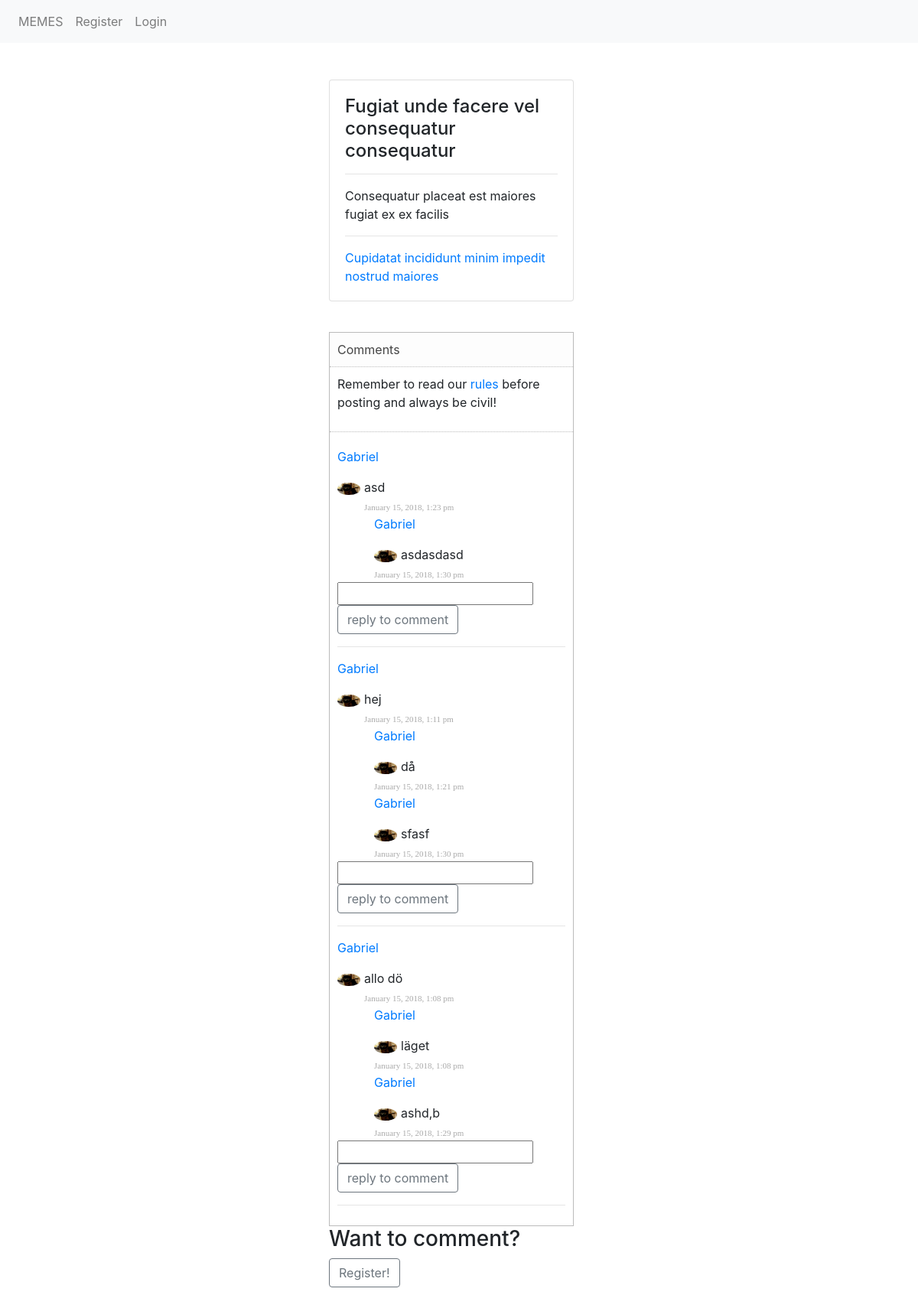
/comments.php?id=50, run on an earlier commit of the app's database.
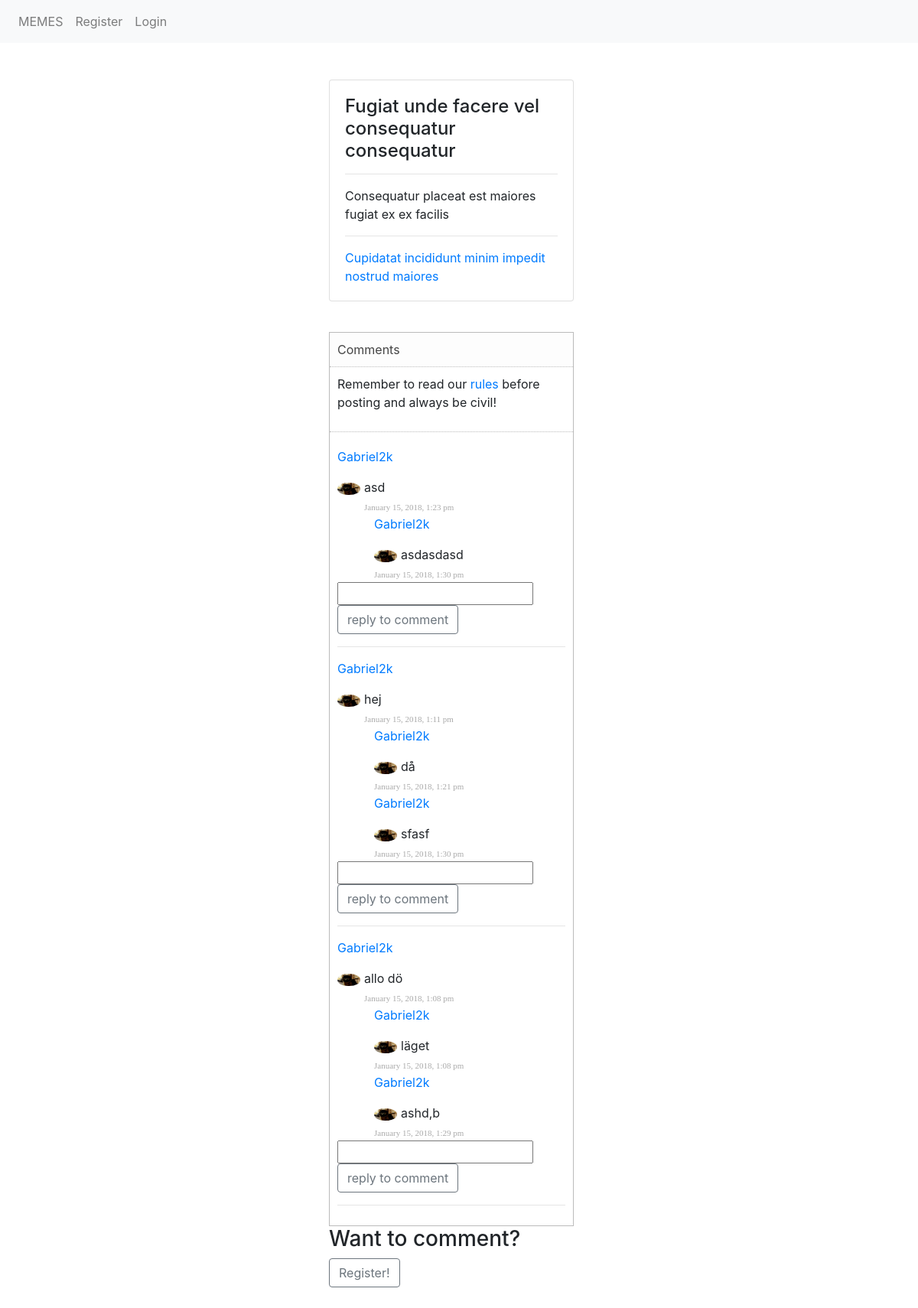
And on a later commit of the database.
### tables this page shows
CREATE TABLE "POSTS" (
	`post_id`	INTEGER NOT NULL PRIMARY KEY AUTOINCREMENT,
	`title`	TEXT NOT NULL,
	`user_id`	INTEGER NOT NULL,
	`link`	TEXT,
	`post_date`	TEXT,
	`description`	TEXT
);

CREATE TABLE "COMMENTS" (
	`comment_id`	INTEGER PRIMARY KEY AUTOINCREMENT,
	`user_id`	INTEGER,
	`comment`	TEXT NOT NULL,
	`post_id`	INTEGER,
	`comment_date`	TEXT
);

CREATE TABLE "REPLY" (
	`post_id`	INTEGER,
	`user_id`	INTEGER,
	`comment_id`	INTEGER,
	`reply_id`	INTEGER PRIMARY KEY AUTOINCREMENT,
	`reply_comment`	TEXT,
	`reply_date`	TEXT
);

CREATE TABLE "USERS" (
	`ID`	INTEGER NOT NULL PRIMARY KEY AUTOINCREMENT,
	`USERNAME`	TEXT NOT NULL,
	`MAIL`	TEXT NOT NULL,
	`PASSWORD`	TEXT NOT NULL,
	`BIO`	TEXT,
	`IMAGE`	TEXT
);

### app/functions.php (called while the page is built, shortened)
<?php
function allReplies($pdo, $commentId) {
  $statement = $pdo->prepare("SELECT USERNAME, ID, IMAGE, reply_comment, reply_date
                               FROM USERS INNER JOIN REPLY
                               ON USERS.ID = REPLY.user_id
                               WHERE comment_id = '$commentId'");
  $statement->execute();
  $replyComment = $statement->fetchAll(PDO::FETCH_ASSOC);
  return $replyComment;
}
function allComments($pdo, $postId) {
  $commentTable = $pdo->prepare("SELECT USERNAME, IMAGE, comment, comment_date, comment_id, USERS.ID
                               FROM COMMENTS
                               INNER JOIN USERS
                               ON COMMENTS.user_id = USERS.ID
                               WHERE post_id = :postId
                               ORDER BY comment_id DESC");
  $commentTable->bindParam(':postId', $postId, PDO::PARAM_INT);
  $commentTable->execute();
  $comment = $commentTable->fetchAll(PDO::FETCH_ASSOC);
  return $comment;
}
function singlePost($pdo, $postId){
  $statement = $pdo->query("SELECT * FROM POSTS
                            WHERE post_id = '$postId'");
  $post = $statement->fetch(PDO::FETCH_ASSOC);
  return $post;
}

### comments.php (the view, shortened to what this page needs)
<?php
require __DIR__.'/views/header.php';
$postId = $_GET['id'];
$comment = allComments($pdo, $postId);
$post = singlePost($pdo, $postId);
?>
<div class="mx-auto col-4">
<div class="card" style="width: 20rem;">
  <div class="card-body">
    <h4 class="card-title"><?php echo $post['title'];?></h4>
    <hr>
    <p class="card-text"><?php echo $post['description'] ?></p>
    <hr>
    <a href=" <?php echo $post['link']; ?> "> <?php echo $post['link']; ?> <a/>
    </div>
  </div>
<div class="detailBox">
  <div class="titleBox">
    <label>Comments</label>
  </div>
  <div class="commentBox">
    <p class="taskDescription">Remember to read our <a href="#">rules</a> before posting and always be civil!</p>
  </div>
  <div class="actionBox">
    <ul class="commentList">
<?php foreach ($comment as $key => $allComments) { ?>
      <li>
      <a href="viewProfile.php?id=<?php echo $value['ID'] ?>"><p><?php echo $allComments['USERNAME']; ?></p></a>
        <div class="commenterImage">
          <img src="<?php
          if ($allComments['IMAGE']){
            echo "images/".$allComments['IMAGE'];
          } else {
            echo "https://s3.amazonaws.com/wll-community-production/images/no-avatar.png";
          } ?>" />
        </div>
        <div class="commentText comment">
          <p class=""><?php echo $allComments['comment'] ?></p> <span class="date sub-text"> <?php echo $allComments['comment_date'] ?></span>
        </div>
      </li>
      <?php $allReplys = allReplies($pdo, $allComments['comment_id']);
          foreach ($allReplys as $key => $value){ ?>
          <div class="ml-5 comment">
            <a href="viewProfile.php?id=<?php echo $value['ID'] ?>"><p><?php echo $value['USERNAME']; ?></p></a>
            <div class="commenterImage">
              <img src="<?php
              if ($value['IMAGE']){
                echo "images/".$value['IMAGE'];
              } else {
                echo "https://s3.amazonaws.com/wll-community-production/images/no-avatar.png";
              } ?>" />
            </div>
            <div class="commentText">
              <p class=""><?php echo $value['reply_comment'] ?></p> <span class="date sub-text"> <?php echo $value['reply_date'] ?></span>
            </div>
          </div>
            <?php } ?>
            <div class="mb-2">
              <form action="app/auth/replyComment.php" method="post">
                <input type="text" name="comment" required>
                <button class ="btn btn-outline-secondary" type="submit" name="button">reply to comment</button>
              </form>
            </div>
            <hr>
            <?php } ?>
    </ul>
  </div>
</div>
<?php if (!isset($_SESSION['user'])){
    ?><h3>Want to comment?</h3> <?php
    ?><a href="register.php"> <button class="btn btn-outline-secondary" type="button" name="button">Register!</button> </a>
    <?php } ?>
</div>
<?php
require __DIR__.'/views/footer.php'; ?>

### views/header.php (shortened to what this page needs)
<!DOCTYPE html>
<html lang="en">
<head>
    <link rel="stylesheet" href="assets/styles/main.css">
    <link rel="stylesheet" href="https://maxcdn.bootstrapcdn.com/bootstrap/4.0.0-beta.2/css/bootstrap.min.css">
</head>
<body>
    <?php require __DIR__.'/navigation.php'; ?>
    <div class="container py-5">

### views/navigation.php (shortened to what this page needs)
<nav class="navbar navbar-expand-lg navbar-light bg-light">
    <ul class="navbar-nav">
        <li class="nav-item">
          <a class="nav-link" href="/memes.php">MEMES</a>
        </li>
        <li class="nav-item">
          <?php if (!isset($_SESSION['user'])): ?>
            <a class="nav-link <?php echo $_SERVER['SCRIPT_NAME'] === '/register.php' ? 'active' : ''; ?>" href="/register.php">Register</a>
          <?php endif; ?>
        </li>
        <li class="nav-item">
            <?php if (isset($_SESSION['user'])): ?>
                <a class="nav-link" href="/app/auth/logout.php">Logout</a>
            <?php else: ?>
                <a class="nav-link <?php echo $_SERVER['SCRIPT_NAME'] === '/login.php' ? 'active' : ''; ?>" href="login.php">Login</a>
            <?php endif; ?>
        </li>
    </ul>
</nav>

### views/footer.php (shortened to what this page needs)
    </div>
</body>
</html>

### assets/styles/main.css (style rules this page uses)
.detailBox { width:320px; border:1px solid #bbb; margin-top: 40px; }
.titleBox { background-color:#fdfdfd; padding:10px; }
.titleBox label { color:#444; margin:0; display:inline-block; }
.commentBox { padding:10px; border-top:1px dotted #bbb; }
.taskDescription { margin-top:10px 0; }
.commentList { padding:0; list-style:none; }
.commentList li { margin:0; margin-top:10px; }
.commentList li > div { display:table-cell; }
.commenterImage { width:30px; margin-right:5px; height:100%; float:left; }
.commenterImage img { width:100%; border-radius:50%; }
.commentText p { margin:0; }
.sub-text { color:#aaa; font-family:verdana; font-size:11px; }
.actionBox { border-top:1px dotted #bbb; padding:10px; }

What changed in the data, as far as the page shows it:
computed for comments "asd": USERNAME "Gabriel" → "Gabriel2k"
changed through a linked row, reply "asdasdasd": user.USERNAME "Gabriel" → "Gabriel2k"
computed for comments "hej": USERNAME "Gabriel" → "Gabriel2k"
changed through a linked row, reply "då": user.USERNAME "Gabriel" → "Gabriel2k"
changed through a linked row, reply "sfasf": user.USERNAME "Gabriel" → "Gabriel2k"
computed for comments "allo dö": USERNAME "Gabriel" → "Gabriel2k"
changed through a linked row, reply "läget": user.USERNAME "Gabriel" → "Gabriel2k"
changed through a linked row, reply "ashd,b": user.USERNAME "Gabriel" → "Gabriel2k"
